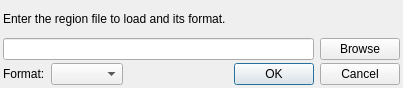
<ui version="4.0" >
 <class>RSFileLoader</class>
 <widget class="QWidget" name="RSFileLoader" >
  <property name="geometry" >
   <rect>
    <x>0</x>
    <y>0</y>
    <width>403</width>
    <height>88</height>
   </rect>
  </property>
  <property name="windowTitle" >
   <string>Region Shape File Loader</string>
  </property>
  <layout class="QVBoxLayout" >
   <property name="spacing" >
    <number>3</number>
   </property>
   <property name="leftMargin" >
    <number>3</number>
   </property>
   <property name="topMargin" >
    <number>3</number>
   </property>
   <property name="rightMargin" >
    <number>3</number>
   </property>
   <property name="bottomMargin" >
    <number>3</number>
   </property>
   <item>
    <widget class="QLabel" name="label" >
     <property name="text" >
      <string>Enter the region file to load and its format.</string>
     </property>
    </widget>
   </item>
   <item>
    <layout class="QHBoxLayout" >
     <property name="spacing" >
      <number>6</number>
     </property>
     <property name="leftMargin" >
      <number>0</number>
     </property>
     <property name="topMargin" >
      <number>0</number>
     </property>
     <property name="rightMargin" >
      <number>0</number>
     </property>
     <property name="bottomMargin" >
      <number>0</number>
     </property>
     <item>
      <widget class="QLineEdit" name="fileLocation" />
     </item>
     <item>
      <widget class="QPushButton" name="browseButton" >
       <property name="text" >
        <string>Browse</string>
       </property>
      </widget>
     </item>
    </layout>
   </item>
   <item>
    <layout class="QHBoxLayout" >
     <property name="spacing" >
      <number>6</number>
     </property>
     <property name="leftMargin" >
      <number>0</number>
     </property>
     <property name="topMargin" >
      <number>0</number>
     </property>
     <property name="rightMargin" >
      <number>0</number>
     </property>
     <property name="bottomMargin" >
      <number>0</number>
     </property>
     <item>
      <widget class="QLabel" name="label_3" >
       <property name="text" >
        <string>Format:</string>
       </property>
      </widget>
     </item>
     <item>
      <widget class="QComboBox" name="formatChooser" />
     </item>
     <item>
      <spacer>
       <property name="orientation" >
        <enum>Qt::Horizontal</enum>
       </property>
       <property name="sizeHint" >
        <size>
         <width>81</width>
         <height>20</height>
        </size>
       </property>
      </spacer>
     </item>
     <item>
      <widget class="QDialogButtonBox" name="buttonBox" >
       <property name="orientation" >
        <enum>Qt::Horizontal</enum>
       </property>
       <property name="standardButtons" >
        <set>QDialogButtonBox::Cancel|QDialogButtonBox::NoButton|QDialogButtonBox::Ok</set>
       </property>
      </widget>
     </item>
    </layout>
   </item>
  </layout>
 </widget>
 <resources/>
 <connections/>
</ui>
